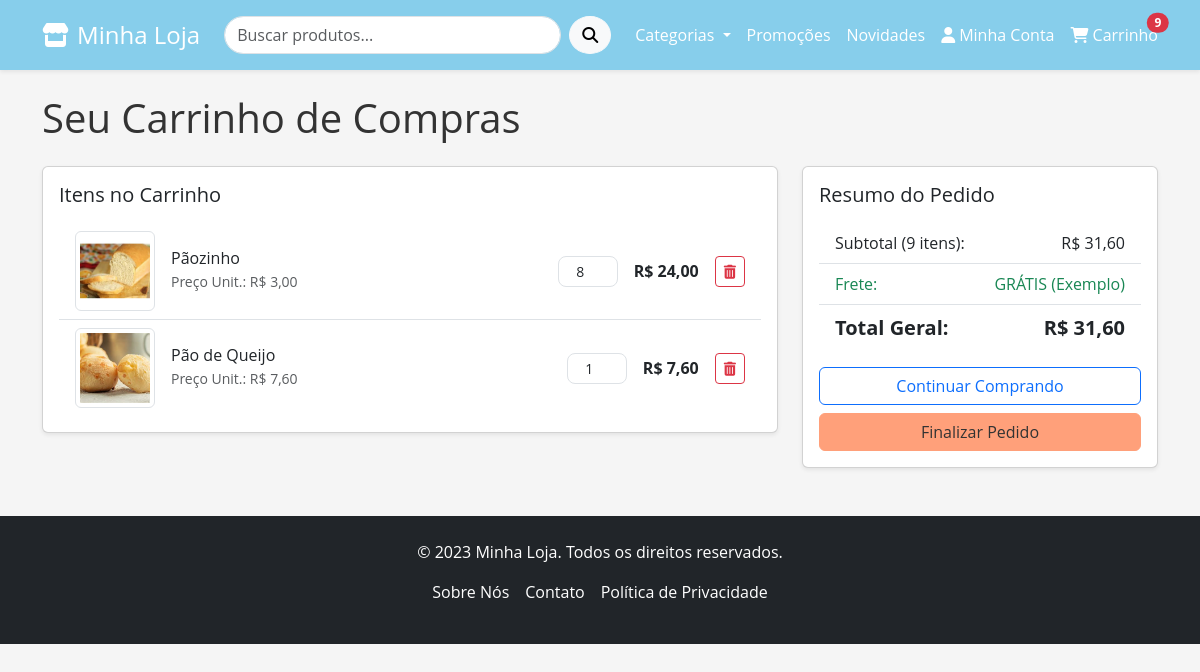
Screenshot of /carrinho/ (signed in) with the database file from the repository.
### carts/models.py (models this page shows, shortened)
class CartItem(models.Model):
    cart = models.ForeignKey(Cart, on_delete=models.CASCADE, related_name='items', verbose_name="Carrinho")
    product = models.ForeignKey(Product, on_delete=models.CASCADE, verbose_name="Produto")
    quantity = models.IntegerField(default=1, verbose_name="Quantidade")
    price_at_addition = models.DecimalField(max_digits=10, decimal_places=2, verbose_name="Preço na Adição")
    added_at = models.DateTimeField(auto_now_add=True, verbose_name="Adicionado Em")
    class Meta:
        verbose_name = "Item do Carrinho"
        verbose_name_plural = "Itens do Carrinho"
        unique_together = ('cart', 'product') # Garante que um produto só aparece uma vez por carrinho
    @property
    def total_price(self):
        return self.quantity * self.price_at_addition

class Cart(models.Model):
    customer = models.OneToOneField(User, on_delete=models.CASCADE, related_name='cart', verbose_name="Cliente")
    created_at = models.DateTimeField(auto_now_add=True, verbose_name="Data de Criação")
    updated_at = models.DateTimeField(auto_now=True, verbose_name="Última Atualização")
    class Meta:
        verbose_name = "Carrinho"
        verbose_name_plural = "Carrinhos"
    @property
    def total_price(self):
        return sum(item.total_price for item in self.items.all())
    @property
    def total_items(self):
        return sum(item.quantity for item in self.items.all())

### products/models.py (models this page shows, shortened)
class Product(models.Model):
    sku = models.CharField(max_length=5, unique=True, default=generate_sku, verbose_name="SKU")
    name = models.CharField(max_length=255, verbose_name="Nome do Produto")
    categories = models.ManyToManyField(Category, related_name='products', verbose_name="Categorias")
    quantity = models.IntegerField(default=0, verbose_name="Quantidade em Estoque")
    price = models.DecimalField(max_digits=10, decimal_places=2, verbose_name="Preço")
    description = models.TextField(null=True, blank=True, verbose_name="Descrição Completa")
    short_description = models.CharField(max_length=150, verbose_name="Descrição Curta")
    priority = models.IntegerField(default=1, verbose_name="Prioridade de Exibição")
    created_at = models.DateTimeField(auto_now_add=True, verbose_name="Data de Cadastro")
    updated_at = models.DateTimeField(auto_now=True, verbose_name="Última Atualização")
    is_active = models.BooleanField(default=True, verbose_name="Ativo")
    image = models.ImageField(upload_to='products/', null=True, blank=True, verbose_name="Imagem do Produto")
    slug = models.SlugField(max_length=255, unique=True, blank=True)
    class Meta:
        verbose_name = "Produto"
        verbose_name_plural = "Produtos"
        ordering = ['priority', 'name'] # Ordenação padrão
    @property
    def is_in_stock(self):
        return self.quantity > 0

### carts/views.py (the view)
# urls.py: path('', views.cart_detail_view, name='cart_detail'),
@login_required
def cart_detail_view(request):
    cart, created = Cart.objects.get_or_create(customer=request.user)
    context = {
        'cart': cart,
        'cart_items': cart.items.all(),
    }
    return render(request, 'carts/cart_detail.html', context)

### carts/context_processors.py (called while the page is built)
def cart_items_count(request):
    cart_item_count = 0
    if request.user.is_authenticated:
        try:
            cart = Cart.objects.get(customer=request.user)
            cart_item_count = cart.total_items
        except Cart.DoesNotExist:
            pass
    return {'cart_item_count': cart_item_count}

### products/context_processors.py (called while the page is built)
def categories_menu(request):
    categories = Category.objects.filter(parent__isnull=True).order_by('name')
    return {'categories': categories}

### carts/templates/carts/cart_detail.html (shortened to what this page needs)
{% extends 'base.html' %}
{% load static %}
{% block content %}
    <h1 class="mb-4">Seu Carrinho de Compras</h1>
    {% if cart_items %}
        <div class="row">
            <div class="col-md-8">
                <div class="card mb-4 shadow-sm">
                    <div class="card-body">
                        <h5 class="card-title mb-3">Itens no Carrinho</h5>
                        <ul class="list-group list-group-flush">
                            {% for item in cart_items %}
                                <li class="list-group-item d-flex justify-content-between align-items-center">
                                    <div class="d-flex align-items-center">
                                        <img src="{% if item.product.image %}{{ item.product.image.url }}{% else %}{% static 'images/placeholder_product.png' %}{% endif %}"
                                             alt="{{ item.product.name }}" class="img-thumbnail me-3" style="width: 80px; height: 80px; object-fit: cover;">
                                        <div>
                                            <h6 class="mb-0">
                                                <a href="{% url 'product_detail' item.product.slug %}" class="text-decoration-none text-dark">
                                                    {{ item.product.name }}
                                                </a>
                                            </h6>
                                            <small class="text-muted">Preço Unit.: R$ {{ item.price_at_addition|floatformat:2 }}</small>
                                        </div>
                                    </div>
                                    <div class="d-flex align-items-center">
                                        <form action="{% url 'update_cart_quantity' item.product.sku %}" method="post" class="d-flex me-3">
                                            <input type="number" name="quantity" value="{{ item.quantity }}" min="1" max="{{ item.product.quantity }}"
                                                   class="form-control form-control-sm text-center" style="width: 60px;"
                                                   onchange="this.form.submit()" {% if not item.product.is_in_stock %}disabled{% endif %}>
                                        </form>
                                        <strong class="me-3">R$ {{ item.total_price|floatformat:2 }}</strong>
                                        <form action="{% url 'remove_from_cart' item.product.sku %}" method="post">
                                            <button type="submit" class="btn btn-sm btn-outline-danger" title="Remover item">
                                                <i class="fa-solid fa-trash-can"></i>
                                            </button>
                                        </form>
                                    </div>
                                </li>
                            {% endfor %}
                        </ul>
                    </div>
                </div>
            </div>
            <div class="col-md-4">
                <div class="card shadow-sm">
                    <div class="card-body">
                        <h5 class="card-title mb-3">Resumo do Pedido</h5>
                        <ul class="list-group list-group-flush mb-3">
                            <li class="list-group-item d-flex justify-content-between">
                                Subtotal ({{ cart.total_items }} itens):
                                <span>R$ {{ cart.total_price|floatformat:2 }}</span>
                            </li>
                            <li class="list-group-item d-flex justify-content-between text-success">
                                Frete:
                                <span>GRÁTIS (Exemplo)</span>
                            </li>
                            <li class="list-group-item d-flex justify-content-between fw-bold fs-5">
                                Total Geral:
                                <span>R$ {{ cart.total_price|floatformat:2 }}</span>
                            </li>
                        </ul>
                        <a href="{% url 'product_list' %}" class="btn btn-outline-primary w-100 mb-2">Continuar Comprando</a>
                        <a href="{% url 'checkout_page' %}" class="btn btn-accent w-100">Finalizar Pedido</a>
                    </div>
                </div>
            </div>
        </div>
    {% else %}
        <div class="alert alert-info text-center" role="alert">
            Seu carrinho está vazio. <a href="{% url 'product_list' %}" class="alert-link">Comece a comprar agora!</a>
        </div>
    {% endif %}
{% endblock %}

### static/css/style.css (style rules this page uses)
:root { --primary-color: #87CEEB; --primary-dark: #4682B4; --accent-color: #FFA07A; --text-dark: #333333; --text-light: #F8F8F8; --bg-light: #FFFFFF; --bg-light-alt: #F5F5F5; }
body { font-family: 'Open Sans', sans-serif; color: var(--text-dark); background-color: var(--bg-light-alt); }
.btn-accent { background-color: var(--accent-color); border-color: var(--accent-color); color: var(--text-dark); }
.form-control { border-radius: 0.5rem; }

### rows the page displays
CartItem: product.image (picture), product.name "Pãozinho", price_at_addition "3,00", quantity "8", total_price "24,00"
CartItem: product.image (picture), product.name "Pão de Queijo", price_at_addition "7,60", quantity "1", total_price "7,60"
Cart: total_items "9", total_price "31,60"

### other values shown
{{ cart_item_count }} "9"
